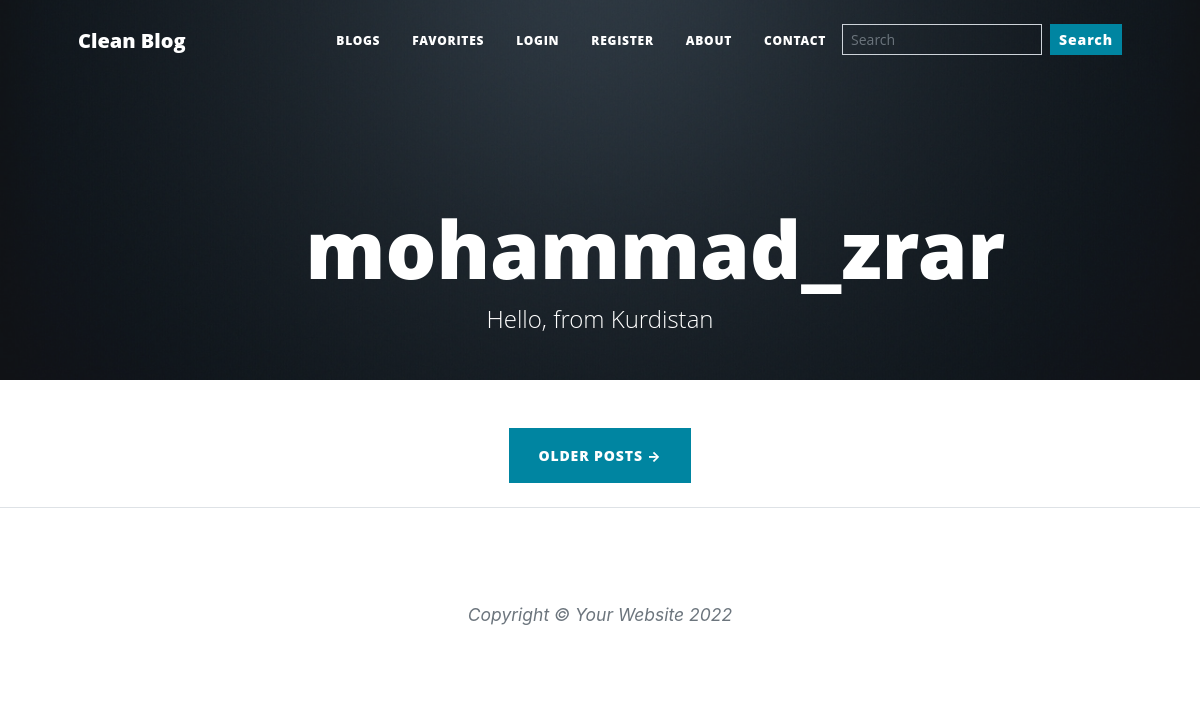
Page /mohammad_zrar/blogs on the earlier database version.
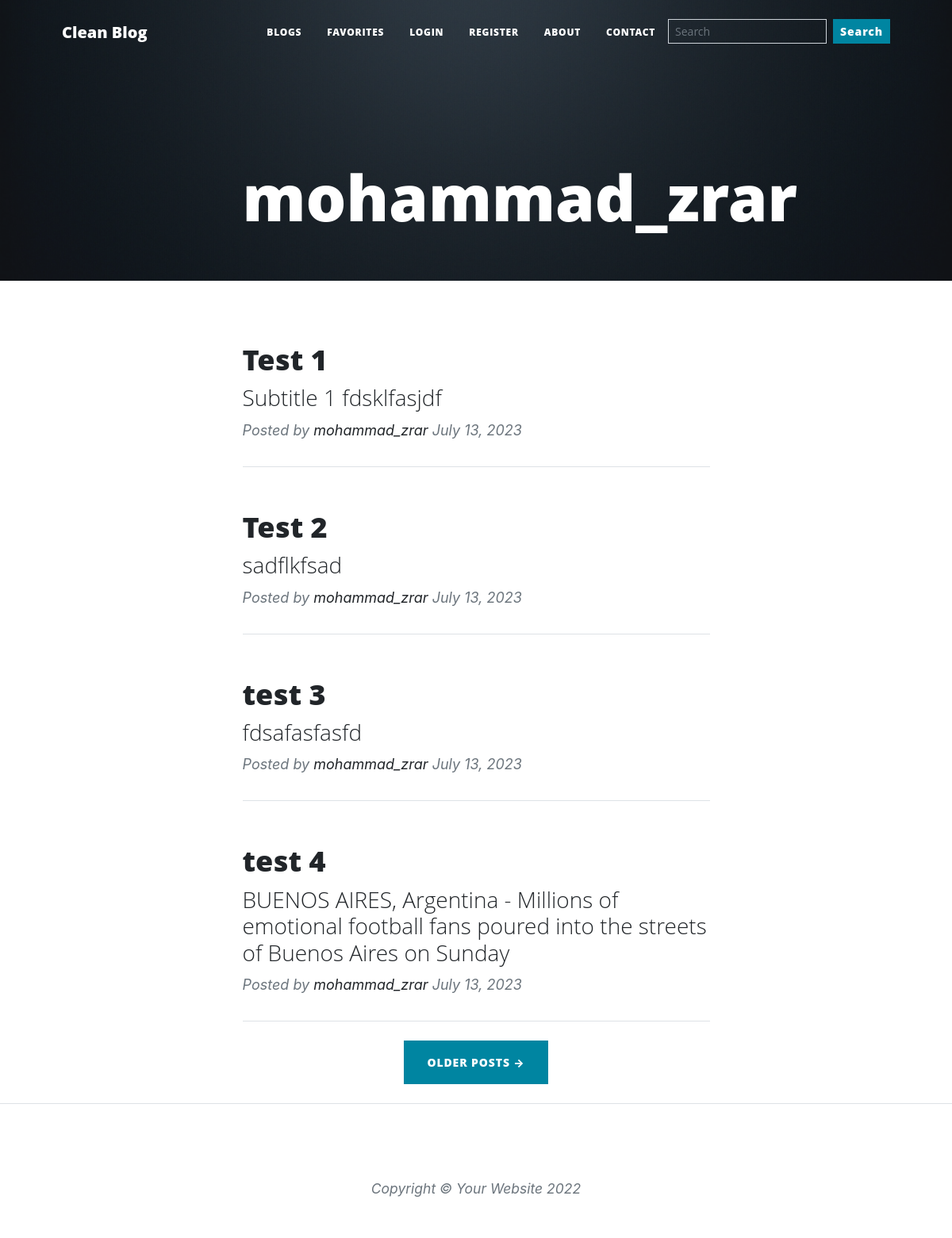
Same page on the later database version.
### main.py (models this page shows)
class User(UserMixin, db.Model):
    __tablename__ = "users"
    id = db.Column(db.Integer, primary_key=True)
    email = db.Column(db.String(100))
    username = db.Column(db.String(100), unique=True)
    password = db.Column(db.String(100))
    bg_color = db.Column(db.String(7))
    bio = db.Column(db.String(250))
    blogs = db.relationship("BlogPost", back_populates="author")
    comments = db.relationship("Comment", back_populates="comment_author")
    favouring = db.relationship(
        'User', secondary=favorites,
        primaryjoin=(favorites.c.favorite_id == id),
        secondaryjoin=(favorites.c.favouring_id == id),
        backref=db.backref('favorites', lazy='dynamic'),
        lazy='dynamic'
    )

class BlogPost(db.Model):
    __tablename__ = "blog_posts"
    id = db.Column(db.Integer, primary_key=True)
    author_id = db.Column(db.Integer, db.ForeignKey("users.id"))
    author = relationship("User", back_populates="blogs")
    title = db.Column(db.String(250), unique=True, nullable=False)
    subtitle = db.Column(db.String(250), nullable=False)
    date = db.Column(db.String(250), nullable=False)
    body = db.Column(db.Text, nullable=False)
    img_url = db.Column(db.String(250), nullable=False)
    comments = relationship("Comment", back_populates="parent_post")

### main.py (the view)
@app.route("/<string:username>/blogs")
def user_blogs(username):
    user = User.query.filter_by(username=username).first()
    if user is None:
        return "There is no user with that username"
    limited_results = db.session.query(BlogPost).filter(BlogPost.author_id == user.id).limit(4).all()
    return render_template("index.html", option="posts", user=user, blogs=limited_results)

### templates/index.html (shortened to what this page needs)
{% extends 'base.html' %}
{% block content %}
{% include "./layout/navbar.html" %}
{% include "./layout/header.html" %}
{% if option != "fav" %}
<div class="container px-4 px-lg-5">
    {% for blog in blogs %}
    <div class="row gx-4 gx-lg-5 justify-content-center">
        <div class="col-md-10 col-lg-8 col-xl-7">
            <div class="post-preview">
                <a href="post.html">
                    <h2 class="post-title">
                        {{ blog.title }}
                    </h2>
                    <h3 class="post-subtitle">
                        {{ blog.subtitle }}
                    </h3>
                </a>
                <p class="post-meta">
                    Posted by
                    <a href="{{ url_for('user_blogs', username=blog.author.username) }}">{{blog.author.username}}</a>
                    {{ blog.date }}
                </p>
            </div>
            <hr class="my-4"/>
        </div>
    </div>
    {% endfor %}
</div>
<div class=" justify-content-end mb-4 text-center">
    <a class="btn btn-primary text-uppercase" href="{{ url_for('all_blogs', username=user.username) }}"
    >Older Posts →</a
    >
</div>
{% endif %}
{% include "./layout/footer.html" %}
{% endblock %}

### templates/base.html (shortened to what this page needs)
<!DOCTYPE html>
<html lang="en">
<head>
    <link href="{{ url_for('static', filename='css/styles.css')}}" rel="stylesheet">
    <link href="{{ url_for('static', filename='my/styles.css')}}" rel="stylesheet">
    <link rel="stylesheet" href="https://cdn.jsdelivr.net/npm/bootstrap-icons@1.3.0/font/bootstrap-icons.css">
</head>
<body>
{% block content%}{% endblock %}
</body>
</html>

### templates/layout/navbar.html (shortened to what this page needs)
<nav class="navbar navbar-expand-lg navbar-light" id="mainNav">
    <div class="container px-4 px-lg-5">
        <a class="navbar-brand" href="{{ url_for('home') }}">Clean Blog</a>
        <div class="collapse navbar-collapse" id="navbarResponsive">
            <ul class="navbar-nav ms-auto py-4 py-lg-0">
                <li class="nav-item"><a class="nav-link px-lg-3 py-3 py-lg-4" href="{{ url_for('user_blogs', username=current_user.username) }}">Blogs</a></li>
                <li class="nav-item"><a class="nav-link px-lg-3 py-3 py-lg-4" href="{{ url_for('favorites', username=current_user.username) }}">Favorites</a></li>
                {% if not current_user.is_authenticated: %}
                <li class="nav-item"><a class="nav-link px-lg-3 py-3 py-lg-4" href="{{ url_for('login') }}">Login</a></li>
                <li class="nav-item"><a class="nav-link px-lg-3 py-3 py-lg-4" href="">Register</a></li>
                {% endif %}
                <li class="nav-item"><a class="nav-link px-lg-3 py-3 py-lg-4" href="about.html">About</a></li>
                <li class="nav-item me"><a class="nav-link px-lg-3 py-3 py-lg-4" href="contact.html">Contact</a></li>
                <li class="nav-item ms-5-lg">
                    <form class="d-flex mt-3 nav-search">
                        <input class="form-control form-control-sm me-2 bg-transparent text-light" type="search"
                               placeholder="Search" aria-label="Search">
                        <button class="btn btn-sm btn-primary text-transparent" type="submit">Search</button>
                    </form>
                </li>
            </ul>
        </div>
    </div>
</nav>

### templates/layout/header.html (shortened to what this page needs)
<header class="masthead pb-5" style="background-image: url({{ url_for('static', filename='./assets/img/home-bg.jpg')}})">
    <div class="container position-relative px-4 px-lg-5">
        <div class="row gx-4 gx-lg-5 justify-content-center">
            <div class="col-md-10 col-lg-8 col-xl-7">
                <div class="site-heading">
                    <h1 class="h1-header">{{ user.username }}</h1>
                    <span class="subheading">{{ user.bio if user.bio != None else '' }}</span>
                </div>
            </div>
        </div>
    </div>
</header>

### templates/layout/footer.html (shortened to what this page needs)
        <footer class="border-top">
            <div class="container px-4 px-lg-5">
                <div class="row gx-4 gx-lg-5 justify-content-center">
                    <div class="col-md-10 col-lg-8 col-xl-7">
                        <ul class="list-inline text-center">
                        </ul>
                        <div class="small text-center text-muted fst-italic">Copyright &copy; Your Website 2022</div>
                    </div>
                </div>
            </div>
        </footer>

Differences in the rows shown:
changed User "mohammad_zrar": bio "Hello, from Kurdistan" → (not shown)
now on this page (row edited): BlogPost: title "Test 1", subtitle "Subtitle 1 fdsklfasjdf", author.username "mohammad_zrar", date "July 13, 2023"
added BlogPost: title "Test 2", subtitle "sadflkfsad", author.username "mohammad_zrar", date "July 13, 2023"
added BlogPost: title "test 3", subtitle "fdsafasfasfd", author.username "mohammad_zrar", date "July 13, 2023"
added BlogPost: title "test 4", subtitle "BUENOS AIRES, Argentina - Millions of emotional football fans poured into the streets of Buenos Aires on Sunday", author.username "mohammad_zrar", date "July 13, 2023"
